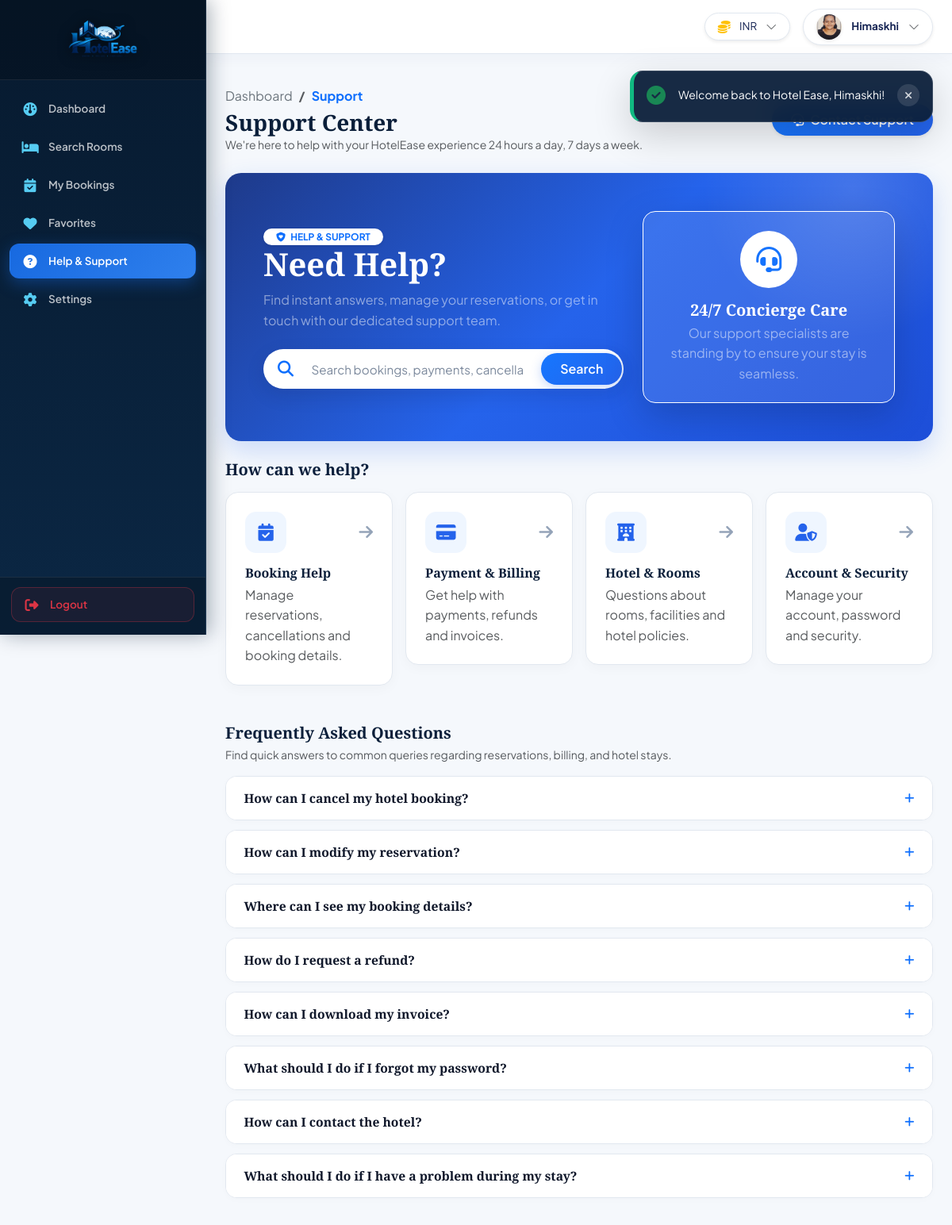
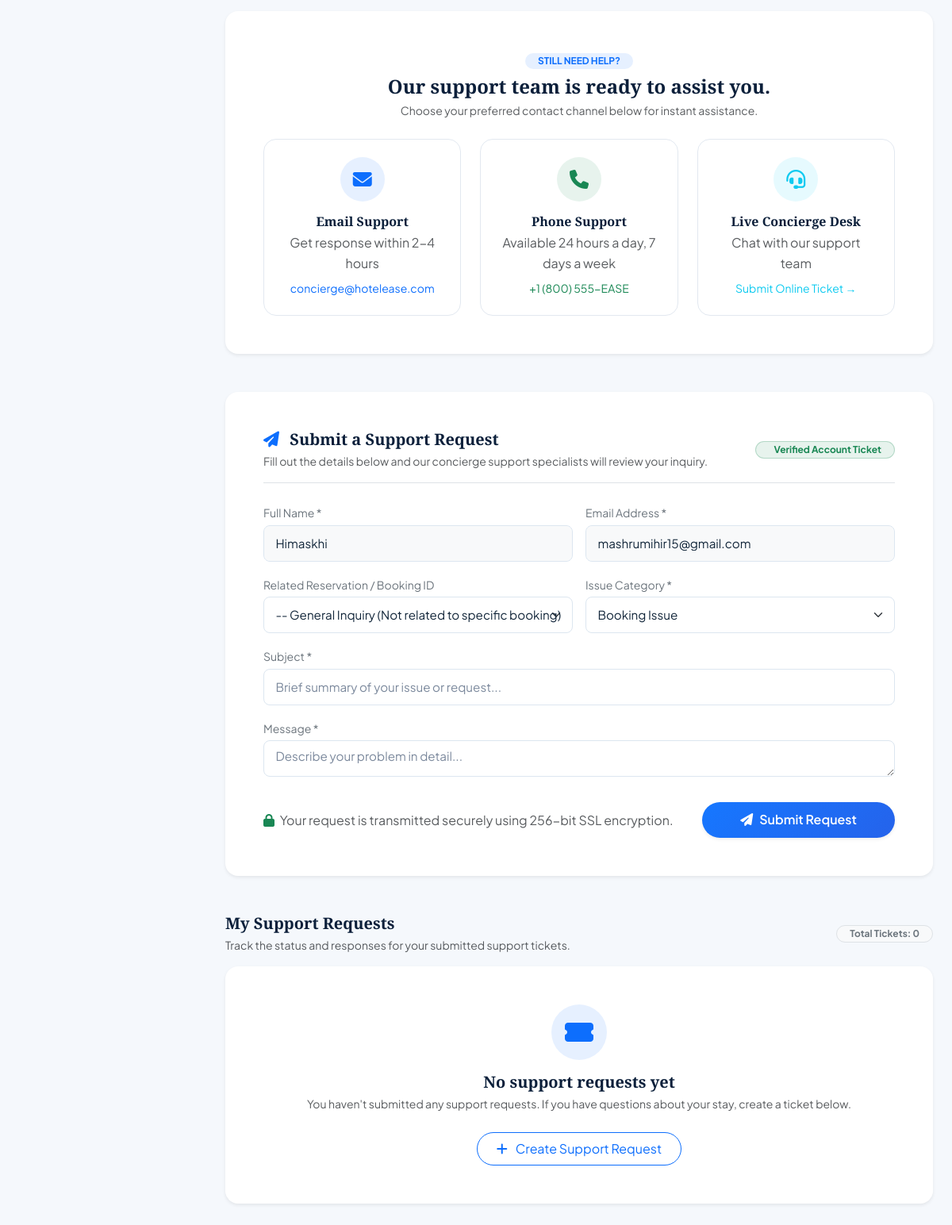
Page /user/support.php (signed in) on the committed database (2 pictures, top to bottom).
### tables this page shows
CREATE TABLE `customers` (
  `customer_id` int(11) NOT NULL,
  `name` varchar(150) NOT NULL,
  `gender` enum('Male','Female','Other') DEFAULT 'Male',
  `mobile` varchar(20) NOT NULL,
  `email` varchar(150) NOT NULL,
  `address` text DEFAULT NULL,
  `id_proof` varchar(100) DEFAULT NULL,
  `password` varchar(255) NOT NULL,
  `plain_password` varchar(150) DEFAULT NULL,
  `created_at` timestamp NOT NULL DEFAULT current_timestamp(),
  `profile_pic` varchar(255) DEFAULT NULL,
  `pref_language` varchar(10) DEFAULT 'en',
  `pref_currency` varchar(10) DEFAULT 'INR',
  `pref_timezone` varchar(50) DEFAULT 'Asia/Kolkata',
  `pref_date_format` varchar(20) DEFAULT 'DD/MM/YYYY',
  `save_booking_info` tinyint(1) DEFAULT 1,
  `show_recommended` tinyint(1) DEFAULT 1,
  `remember_room_type` tinyint(1) DEFAULT 1,
  `enable_personalized` tinyint(1) DEFAULT 1,
  `notif_email` tinyint(1) DEFAULT 1,
  `notif_reminders` tinyint(1) DEFAULT 1,
  `notif_offers` tinyint(1) DEFAULT 1,
  `notif_price_alerts` tinyint(1) DEFAULT 0,
  `theme_preference` varchar(20) DEFAULT 'light',
  `status` varchar(20) DEFAULT 'Active'
);

CREATE TABLE `faqs` (
  `faq_id` int(11) NOT NULL,
  `question` varchar(255) NOT NULL,
  `answer` text NOT NULL,
  `category` varchar(100) DEFAULT 'General',
  `status` enum('Active','Inactive') DEFAULT 'Active',
  `sort_order` int(11) DEFAULT 0,
  `created_at` datetime DEFAULT current_timestamp(),
  `updated_at` datetime DEFAULT current_timestamp() ON UPDATE current_timestamp()
);

### user/support.php (the view, shortened to what the rows shown need)
<?php
require_once __DIR__ . '/../includes/header.php';
$pdo = getDBConnection();
if ($pdo) {
    try {
        $pdo->exec("ALTER TABLE `contact_messages` ADD COLUMN `booking_id` INT(11) DEFAULT NULL");
    } catch (Exception $e) {}
    try {
        $pdo->exec("ALTER TABLE `contact_messages` ADD COLUMN `category` VARCHAR(100) DEFAULT 'General Inquiry'");
    } catch (Exception $e) {}
    try {
        $pdo->exec("ALTER TABLE `contact_messages` ADD COLUMN `admin_reply` TEXT DEFAULT NULL");
    } catch (Exception $e) {}
    try {
        $pdo->exec("ALTER TABLE `contact_messages` ADD COLUMN `updated_at` TIMESTAMP DEFAULT CURRENT_TIMESTAMP ON UPDATE CURRENT_TIMESTAMP");
    } catch (Exception $e) {}
}
$user = get_logged_user();
$dbFaqs = [];
if ($pdo) {
    try {
        $stmtF = $pdo->query("SELECT * FROM `faqs` WHERE `status` = 'Active' ORDER BY `sort_order` ASC, `faq_id` ASC");
        $dbFaqs = $stmtF->fetchAll();
    } catch (Exception $e) {}
}
?>
<main class="main-content">
<?php
include __DIR__ . '/includes/navbar.php';
?>
<div class="container-fluid px-4 py-3">
    <div class="support-hero-banner p-4 p-md-5 mb-4">
        <div class="row align-items-center g-4">
            <div class="col-lg-7">
                <h2 class="font-serif-title fw-bold fs-1 text-white mb-2">Need Help?</h2>
            </div>
        </div>
    </div>
    <div class="mb-5" id="faq-section">
        <div class="accordion faq-accordion" id="faqAccordion">
            <?php if (!empty($dbFaqs)): ?>
                <?php foreach ($dbFaqs as $index => $faq): ?>
                    <?php
                        $faqIdStr = 'collapseFaq' . $faq['faq_id'];
                        $headIdStr = 'headingFaq' . $faq['faq_id'];
                        $keywords = strtolower($faq['question'] . ' ' . $faq['answer'] . ' ' . $faq['category']);
                    ?>
                    <div class="accordion-item faq-item" data-keywords="<?php echo htmlspecialchars($keywords); ?>">
                        <h2 class="accordion-header" id="<?php echo $headIdStr; ?>">
                            <button class="accordion-button collapsed d-flex justify-content-between align-items-center w-100" type="button" data-bs-toggle="collapse" data-bs-target="#<?php echo $faqIdStr; ?>" aria-expanded="false" aria-controls="<?php echo $faqIdStr; ?>">
                                <span><?php echo htmlspecialchars($faq['question']); ?></span>
                                <i class="fa-solid fa-plus faq-icon-toggle ms-auto text-primary"></i>
                            </button>
                        </h2>
                    </div>
                <?php endforeach; ?>
            <?php endif; ?>
        </div>
    </div>
    <div class="card border-0 shadow-sm rounded-4 p-4 p-md-5 bg-white mb-5" id="support-form-section">
        <form method="POST" action="" id="supportForm">
            <div class="row g-3 mb-3">
                <div class="col-md-6">
                    <label class="form-label small font-bold text-secondary mb-1">Full Name *</label>
                    <input type="text" name="name" class="form-control rounded-3 font-semibold bg-light" value="<?php echo htmlspecialchars($user['name'] ?? ($_SESSION['user_name'] ?? '')); ?>" readonly>
                </div>
                <div class="col-md-6">
                    <label class="form-label small font-bold text-secondary mb-1">Email Address *</label>
                    <input type="email" name="email" class="form-control rounded-3 font-semibold bg-light" value="<?php echo htmlspecialchars($user['email'] ?? ($_SESSION['user_email'] ?? '')); ?>" readonly>
                </div>
            </div>
        </form>
    </div>
</div>
</main>
<?php require_once __DIR__ . '/../includes/footer.php'; ?>

### user/includes/navbar.php (shortened to what the rows shown need)
<?php
$navUser = get_logged_user() ?? [
    'name' => $_SESSION['user_name'] ?? 'Mihir Mashru',
    'email' => $_SESSION['user_email'] ?? 'mashrumihir15@gmail.com'
];
?>
<div class="top-sticky-navbar d-flex align-items-center mb-4">
    <div class="container-fluid px-4 d-flex align-items-center justify-content-between">
        <div class="d-flex align-items-center gap-3">
            <div class="dropdown position-relative topbar-dropdown-container" id="userProfileDropdownContainer">
                <button id="userProfileDropdownBtn" class="btn bg-white rounded-pill px-3 py-1.5 d-flex align-items-center gap-2 shadow-sm border user-nav-pill" type="button" aria-expanded="false" aria-haspopup="true" style="border-color: #E2E8F0 !important;">
                    <?php if (!empty($navUser['profile_pic'])): ?>
                        <img src="<?php echo htmlspecialchars($navUser['profile_pic']); ?>" class="rounded-circle object-fit-cover shadow-sm" style="width: 32px; height: 32px;" alt="Profile">
                    <?php endif; ?>
                    <span class="small fw-bold d-none d-sm-inline ms-1" style="color: #172554; font-size: 13.5px;"><?php echo htmlspecialchars($navUser['name']); ?></span>
                    <i class="bi bi-chevron-down small text-muted ms-1 nav-chevron-icon" id="userDropdownChevron"></i>
                </button>
            </div>
        </div>
    </div>
</div>

### rows in the picture
customers: profile_pic (picture), name "Himaskhi", email "mashrumihir15@gmail.com"
faqs: question "How can I cancel my hotel booking?"
faqs: question "How can I modify my reservation?"
faqs: question "Where can I see my booking details?"
faqs: question "How do I request a refund?"
faqs: question "How can I download my invoice?"
faqs: question "What should I do if I forgot my password?"
faqs: question "How can I contact the hotel?"
faqs: question "What should I do if I have a problem during my stay?"

### other values in the picture
strip_tags($toast['message']) "Welcome back to Hotel Ease, Himaskhi!"
$activeCurr "INR"
SITE_EMAIL "concierge@hotelease.com"
SITE_PHONE "+1 (800) 555-EASE"
count($userTickets) "0"
